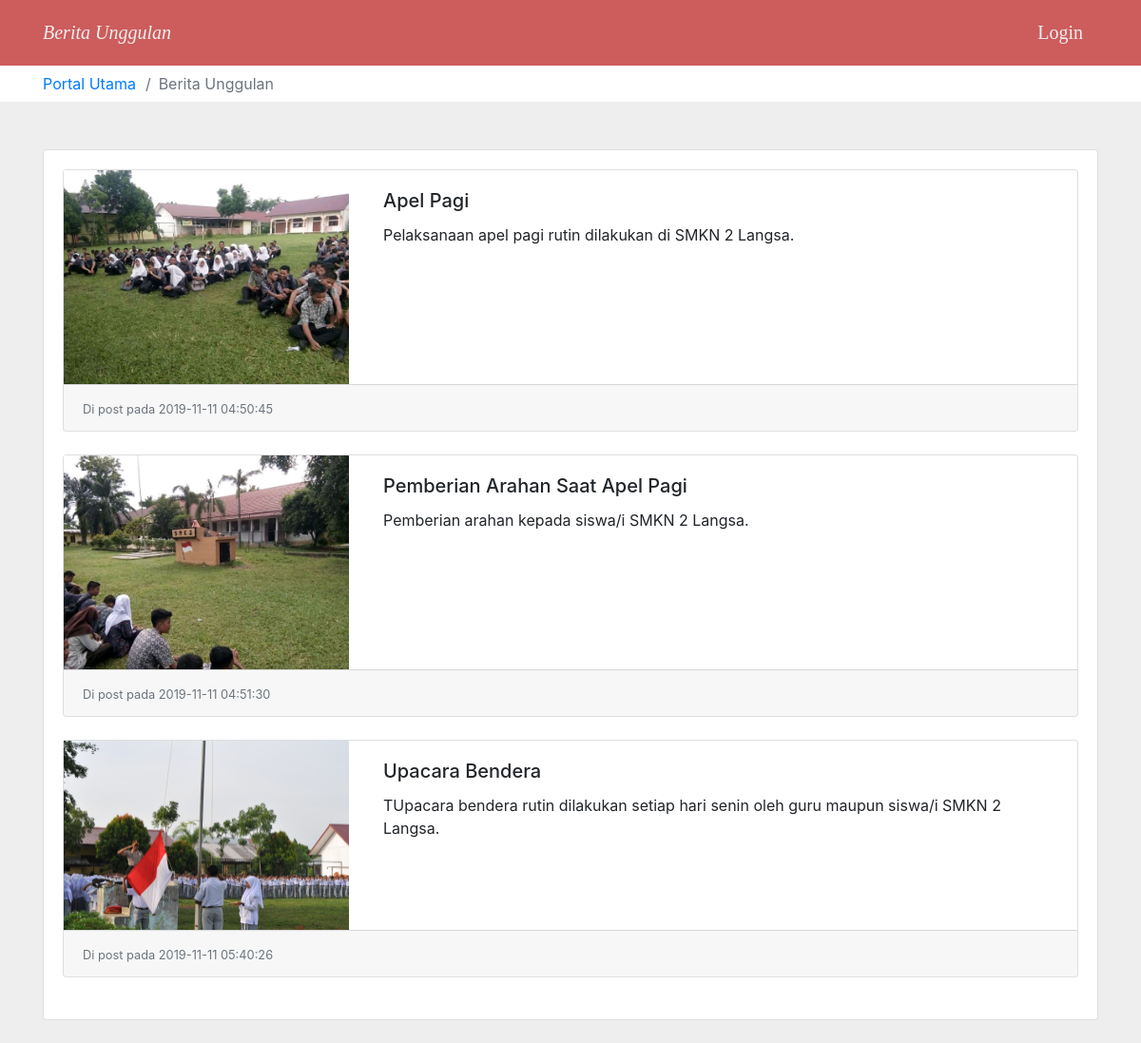
The app's page /portal_utama/berita_unggulan.php with its own data.
### tables this page shows
CREATE TABLE `tbl_beritaunggulan` (
  `id` int(11) NOT NULL,
  `judul` varchar(50) NOT NULL,
  `nama` varchar(100) NOT NULL,
  `foto` varchar(100) NOT NULL,
  `kategori` varchar(20) NOT NULL,
  `tanggal` timestamp NOT NULL DEFAULT CURRENT_TIMESTAMP
);

### portal_utama/berita_unggulan.php (the view, shortened to what this page needs)
<!DOCTYPE html>
<html lang="en">
<head>
	<link rel="stylesheet" href="../portal_utama/css/bootstrap.css">
	<link rel="stylesheet" href="../portal_utama/css/bootstrap.min.css">
</head>
<body>
<div class="container-fluid" style="background-color: #CD5C5C; padding-top: 1.2%; padding-bottom: 1.2%;">
	<div class="container">
		<a class="navbar-brand" id="index" href="berita_unggulan.php"><i>Berita Unggulan</i></a>
		<a class="navbar-brand" id="logout" href="../login.php">Login</a>
	</div>
</div>
<div class="container-fluid" style="background-color: white; padding-top: .6%; padding-bottom: .6%;">
	<div class="container">
		<ol style="list-style: none; margin: 0; padding:0;">
		    <li class="breadcrumb-item" style="float: left; margin-right: 10px;"><a href="index.php">Portal Utama</a></li>
		    <li class="breadcrumb-item active" aria-current="page">Berita Unggulan</li>
		</ol>
	</div>
</div>
<div class="container" style="margin-top: 50px;">
	<div class="card">
	  	<div class="card-body">
	  		<?php
	  			include "../koneksi.php";
				$produk =mysqli_query($koneksi, "SELECT * FROM tbl_beritaunggulan");
				while ($hasil = mysqli_fetch_array($produk)){
			?>
			<div class="card-deck">
			  <div class="card">
			    <div class="media">
				    	<img src="../images/<?php echo $hasil['foto'] ?>" class="align-self-center mr-3" width="300px" />
					    <div class="card-body">
					    	<h5 class="card-title"><?php echo $hasil['judul']; ?></h5>
					      	<p class="card-text"><?php echo $hasil['nama']; ?></p>
					    </div>
					</div>
					<div class="card-footer">
				      	<small class="text-muted">
				      		Di post pada <?php echo $hasil['tanggal']; ?>
				      	</small>
				    </div>
			  </div>
			</div><br>
			<?php } ?>
	  	</div>
	</div>
</div><br>
</body>
</html>

### portal_utama/berita_unggulan.php (style rules this page uses)
#index { font-family: Cambria; color: #eee; }
#logout { font-family: Cambria; float: right; color: #eee; }
body { background-color: #eee; }

### records on screen
tbl_beritaunggulan: foto (picture), judul "Apel Pagi", nama "Pelaksanaan apel pagi rutin dilakukan di SMKN 2 Langsa.", tanggal "2019-11-11 04:50:45"
tbl_beritaunggulan: foto (picture), judul "Pemberian Arahan Saat Apel Pagi", nama "Pemberian arahan kepada siswa/i SMKN 2 Langsa.", tanggal "2019-11-11 04:51:30"
tbl_beritaunggulan: foto (picture), judul "Upacara Bendera", nama "TUpacara bendera rutin dilakukan setiap hari senin oleh guru maupun siswa/i SMKN 2 Langsa.", tanggal "2019-11-11 05:40:26"
